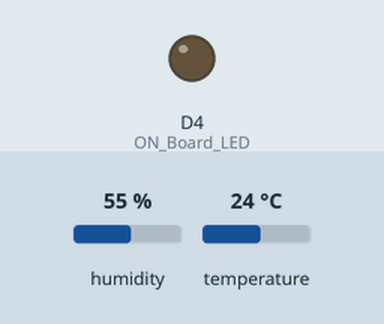
The sketch below on a simulated ESP8266 (NodeMCU). On the bench: output pins drawn as LEDs (lit = HIGH). The test bench sets the inputs (shaded band); at power-on: humidity 55 %, temperature 24 °C. WiFi joins after 1.5 s; servers stay silent unless stated; uploads are accepted with an empty reply; what the sketch prints to the serial monitor is not drawn.

Above: at 0.1 s.
At 1.3 s:
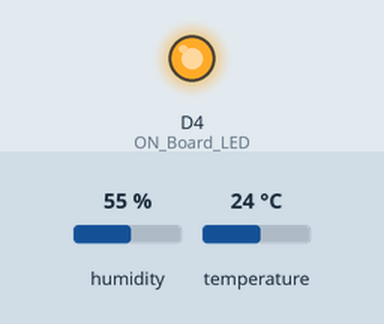
Timing chart, 0 to 2.8 s (numbered marks = the images above):
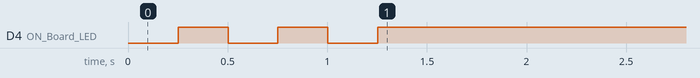

The sketch:

CW16-6506022620052.ino
```cpp
//----------------------------------------Include the NodeMCU ESP8266 Library
#include <ESP8266WiFi.h>
#include <WiFiClientSecure.h>
#include "DHT.h"
//----------------------------------------

//#define DHTTYPE DHT11   // DHT 11
//#define DHTTYPE DHT21   // DHT 21 (AM2301)
#define DHTTYPE DHT22   // DHT 22 (AM2302), AM2321

const int DHTPin = D7;
#define ON_Board_LED 2  // Defining an On Board LED, used for indicators when the process of connecting to a wifi router

//----------------------------------------WiFi credentials
const char* ssid = "B415"; // SSID of the WiFi network
const char* password = "appletv415"; // WiFi password
//----------------------------------------

//----------------------------------------Host & httpsPort
const char* host = "script.google.com";
const int httpsPort = 443;
//----------------------------------------

// Initialize DHT sensor
DHT dht(DHTPin, DHTTYPE);
WiFiClientSecure client; // Create a WiFiClientSecure object

// Timers auxiliary variables
unsigned long previousMillis = 0; // Store last time measurement was done
const long interval = 3000; // Interval between measurements

String GAS_ID = "AKfycbwG47p7ag7rtdFj3nuHOa6bfuCcWBTnghmi_ZfKcL_yBcwTTN0AXNqmeoRXAhDlzzk-"; // Spreadsheet script ID

//============================================ void setup
void setup() {
  Serial.begin(9600); // Start serial communication
  dht.begin(); // Initialize DHT sensor

  pinMode(ON_Board_LED, OUTPUT); // Set the on-board LED pin as OUTPUT
  digitalWrite(ON_Board_LED, HIGH); // Turn on the LED

  connectToWiFi(); // Connect to WiFi

  client.setInsecure(); // Set insecure mode for SSL
}

// Connect to WiFi
void connectToWiFi() {
  Serial.print("Connecting to ");
  Serial.println(ssid);

  WiFi.begin(ssid, password);

  // Blink LED while connecting
  while (WiFi.status() != WL_CONNECTED) {
    digitalWrite(ON_Board_LED, LOW);
    delay(250);
    digitalWrite(ON_Board_LED, HIGH);
    delay(250);
    Serial.print(".");
  }

  digitalWrite(ON_Board_LED, HIGH); // Turn off the LED once connected
  Serial.println("\nConnected to WiFi!");
  Serial.print("IP address: ");
  Serial.println(WiFi.localIP());
}

//============================================ void loop
void loop() {
  unsigned long currentMillis = millis();

  // Publish new temperature and humidity data every 3 seconds
  if (currentMillis - previousMillis >= interval) {
    previousMillis = currentMillis;

    float humidity = dht.readHumidity();
    float temperatureC = dht.readTemperature();
    float temperatureF = dht.readTemperature(true);

    if (isnan(humidity) || isnan(temperatureC) || isnan(temperatureF)) {
      Serial.println("Failed to read from DHT sensor!");
      return;
    }

    float heatIndexC = dht.computeHeatIndex(temperatureC, humidity, false);
    String humidityStr = String(humidity, 2);
    String temperatureCStr = String(temperatureC, 2);
    String temperatureFStr = String(temperatureF, 2);
    String heatIndexCStr = String(heatIndexC, 2);

    Serial.print("Humidity: ");
    Serial.print(humidityStr);
    Serial.print(" %\t Temperature: ");
    Serial.print(temperatureCStr);
    Serial.print(" *C ");
    Serial.print(temperatureFStr);
    Serial.print(" *F\t Heat index: ");
    Serial.print(heatIndexCStr);
    Serial.println(" *C");

    sendData(temperatureC, humidity);
  }
}

// Send data to Google Script
void sendData(float temperature, float humidity) {
  Serial.println("==========");
  Serial.print("Connecting to ");
  Serial.println(host);

  if (!client.connect(host, httpsPort)) {
    Serial.println("Connection failed");
    return;
  }

  String url = "/macros/s/" + GAS_ID + "/exec?temp=" + String(temperature, 2) + "&humi=" + String(humidity, 2);
  Serial.print("Requesting URL: ");
  Serial.println(url);

  client.print(String("GET ") + url + " HTTP/1.1\r\n" +
               "Host: " + host + "\r\n" +
               "User-Agent: ESP8266\r\n" +
               "Connection: close\r\n\r\n");

  Serial.println("Request sent");

  while (client.connected()) {
    String line = client.readStringUntil('\n');
    if (line == "\r") {
      Serial.println("Headers received");
      break;
    }
  }

  String response = client.readStringUntil('\n');
  if (response.startsWith("{\"state\":\"success\"")) {
    Serial.println("Data successfully sent!");
  } else {
    Serial.println("Data send failed");
  }
  Serial.print("Reply: ");
  Serial.println(response);
  Serial.println("Closing connection");
  Serial.println("==========");
}
```
